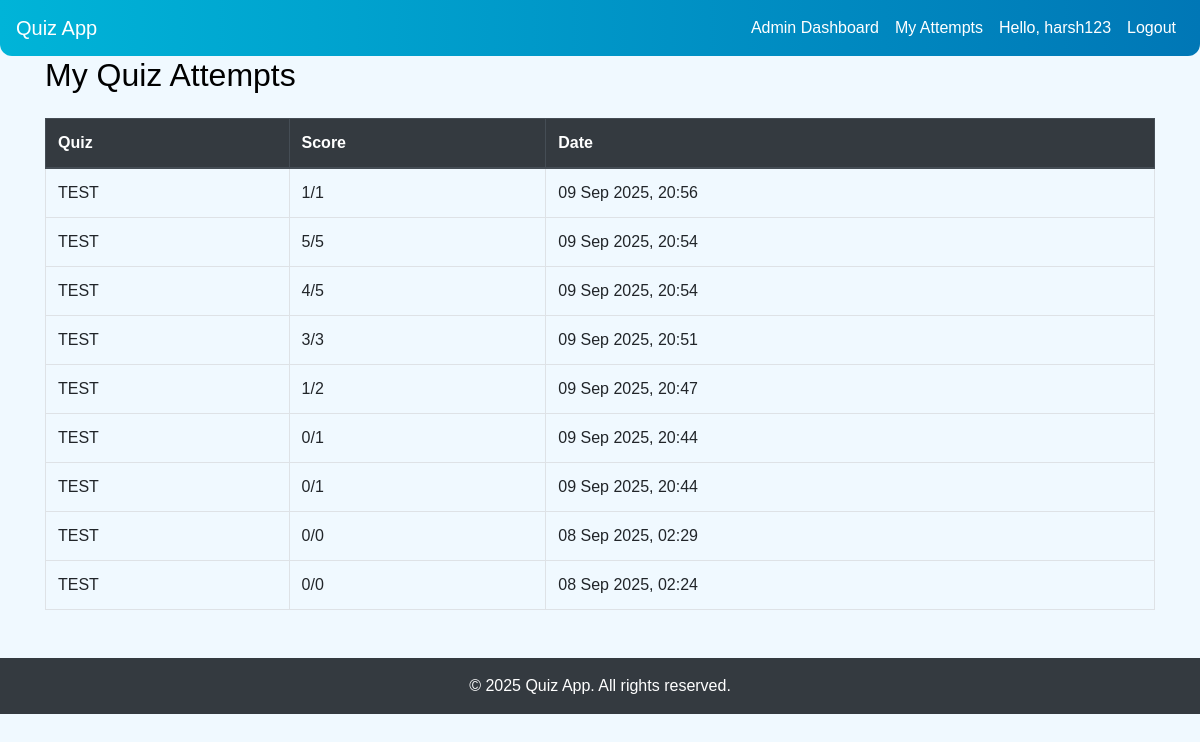
/my-attempts/ (signed in), run on the app's committed database.
### core/models.py (models this page shows, shortened)
class Attempt(models.Model):
    user = models.ForeignKey(User, on_delete=models.CASCADE)
    quiz = models.ForeignKey(Quiz, on_delete=models.CASCADE)
    score = models.IntegerField()
    total = models.IntegerField()
    completed_at = models.DateTimeField(auto_now_add=True)

class Quiz(models.Model):
    STATUS_CHOICES = (
        ('active', 'Active'),
        ('hold', 'Hold'),
        ('disabled', 'Disabled'),
    )
    title = models.CharField(max_length=255)
    category = models.ForeignKey(Category, on_delete=models.CASCADE)  # Use ForeignKey, consistent with before
    status = models.CharField(max_length=20, choices=STATUS_CHOICES, default='active')
    created_at = models.DateTimeField(auto_now_add=True)

### core/views.py (the view)
# urls.py: path('my-attempts/', views.my_attempts, name='my_attempts'),
@login_required
def my_attempts(request):
    attempts = Attempt.objects.filter(user=request.user).order_by('-completed_at')
    for attempt in attempts:
        attempt.completed_at = localtime(attempt.completed_at)
    return render(request, 'core/my_attempts.html', {'attempts': attempts})

### templates/core/my_attempts.html
{% extends 'core/base.html' %}
{% block content %}
<h2 class="mb-4">My Quiz Attempts</h2>
{% if attempts %}
    <table class="table table-bordered">
        <thead class="thead-dark">
            <tr>
                <th>Quiz</th>
                <th>Score</th>
                <th>Date</th>
            </tr>
        </thead>
        <tbody>
            {% for attempt in attempts %}
            <tr>
                <td>{{ attempt.quiz.title }}</td>
                <td>{{ attempt.score }}/{{ attempt.total }}</td>
                <td>{{ attempt.completed_at|date:"d M Y, H:i" }}</td>
            </tr>
            {% endfor %}
        </tbody>
    </table>
{% else %}
    <p>You haven't attempted any quizzes yet.</p>
{% endif %}
{% endblock %}

### templates/core/base.html (shortened to what this page needs)
{% load static %}
<!DOCTYPE html>
<html lang="en">
<head>
    <link rel="stylesheet"
    href="https://stackpath.bootstrapcdn.com/bootstrap/4.5.2/css/bootstrap.min.css">
    <link rel="stylesheet" href="{% static 'core/style.css' %}">
</head>
<body>
    <nav class="navbar navbar-expand-lg">
      <a class="navbar-brand" href="{% url 'home' %}">Quiz App</a>
      <div class="collapse navbar-collapse" id="navbarNav">
          <ul class="navbar-nav ml-auto">
              {% if user.is_authenticated %}
                  {% if user.is_staff %}
                  <li class="nav-item">
                      <a class="nav-link" href="{% url 'admin_dashboard' %}">Admin Dashboard</a>
                  </li>
                  {% endif %}
                  <li class="nav-item">
                      <a class="nav-link" href="{% url 'my_attempts' %}">My Attempts</a>
                  </li>
                  <li class="nav-item">
                      <a class="nav-link">Hello, {{ user.username }}</a>
                  </li>
                  <li class="nav-item">
                      <a class="nav-link" href="{% url 'logout' %}">Logout</a>
                  </li>
              {% else %}
                  <li class="nav-item"><a class="nav-link" href="{% url 'login' %}">Login</a></li>
                  <li class="nav-item"><a class="nav-link" href="{% url 'register' %}">Register</a></li>
              {% endif %}
          </ul>
      </div>
    </nav>
    <div class="container">
        {% block content %}
        {% endblock %}
    </div>
   <footer class="bg-dark text-white text-center py-3 mt-5">
    &copy; 2025 Quiz App. All rights reserved.
   </footer>
</body>
</html>

### static/css/style.css (style rules this page uses)
body { background: #f0f9ff; font-family: "Poppins", sans-serif; color: #000; margin: 0; padding: 0; }
.navbar { background: linear-gradient(90deg, #00b4d8, #0077b6); border-radius: 0 0 12px 12px; }
.navbar a { color: #fff !important; font-weight: 500; transition: color 0.3s ease; }

### data on the page
Attempt: quiz "TEST", score "1", total "1", completed_at "09 Sep 2025, 20:56"
Attempt: quiz "TEST", score "5", total "5", completed_at "09 Sep 2025, 20:54"
Attempt: quiz "TEST", score "4", total "5", completed_at "09 Sep 2025, 20:54"
Attempt: quiz "TEST", score "3", total "3", completed_at "09 Sep 2025, 20:51"
Attempt: quiz "TEST", score "1", total "2", completed_at "09 Sep 2025, 20:47"
Attempt: quiz "TEST", score "0", total "1", completed_at "09 Sep 2025, 20:44"
Attempt: quiz "TEST", score "0", total "1", completed_at "09 Sep 2025, 20:44"
Attempt: quiz "TEST", score "0", total "0", completed_at "08 Sep 2025, 02:29"
Attempt: quiz "TEST", score "0", total "0", completed_at "08 Sep 2025, 02:24"

### other printed values
{{ user.username }} "harsh123"
